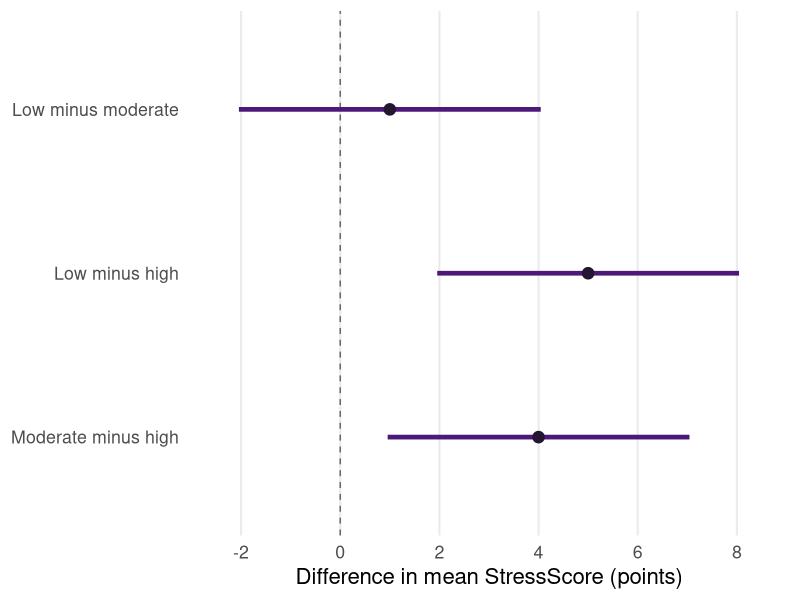

Write the R code that produced this figure.
## ---- chunk 1
#| echo: false
#| fig-width: 10.5
#| fig-height: 2.8
#| out-width: "85%"
#| fig-align: center
#| fig-alt: "Low minus moderate: 1 point, interval −2.04 to 4.04. Low minus high: 5 points, interval 1.96 to 8.04. Moderate minus high: 4 points, interval 0.96 to 7.04. The dashed line marks zero."
library(ggplot2)
library(tibble)
library(dplyr)

# Use the practice study's equal sample sizes and pooled SD to calculate
# simultaneous intervals for all three differences in their stated order.
program_means <- c(Low = 22, Moderate = 21, High = 17)
margin <- qtukey(0.95, nmeans = 3, df = 57) * 4 / sqrt(20)
comparisons <- tibble(
  first = c("Low", "Low", "Moderate"),
  second = c("Moderate", "High", "High")
) |>
  mutate(
    pair = paste(first, "minus", tolower(second)),
    pair = factor(pair, levels = rev(pair)),
    difference = unname(program_means[first] - program_means[second]),
    lower = difference - margin,
    upper = difference + margin
  )

# The zero reference line lets students decide which intervals include
# equal population means without relying on color to convey the decision.
ggplot(comparisons, aes(y = pair)) +
  geom_vline(xintercept = 0, linetype = "dashed", color = "gray40") +
  geom_segment(aes(x = lower, xend = upper, yend = pair),
               linewidth = 1.6, color = "#4D1979") +
  geom_point(aes(x = difference), size = 3.6, color = "#241632") +
  scale_x_continuous(breaks = seq(-2, 8, 2), limits = c(-2.5, 8.5)) +
  labs(x = "Difference in mean StressScore (points)", y = NULL) +
  theme_minimal(base_size = 16) +
  theme(panel.grid.major.y = element_blank(),
        panel.grid.minor = element_blank())
